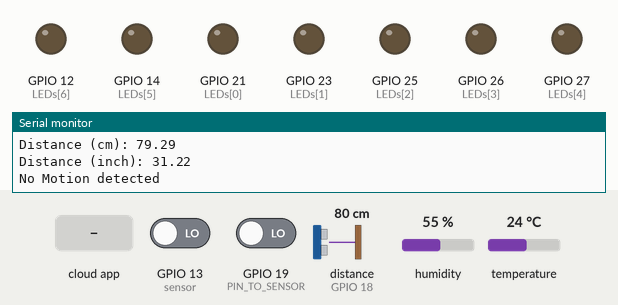
Recording of a sketch running on a simulated ESP32. Shown: output pins drawn as LEDs (lit = HIGH), the last lines printed to the serial monitor. Wiring (inferred from the names in the program): ultrasonic range finder: trigger GPIO 5; echo GPIO 18. Inputs (shaded band) come from the test bench; at power-on: GPIO 13 (sensor) LOW, GPIO 19 (PIN_TO_SENSOR) LOW, distance to the obstacle (sensor on GPIO 18) 80 cm, humidity 55 %, temperature 24 °C. The echo pulse lasts 58.3 µs per cm; WiFi joins after 1.5 s; servers stay silent unless stated; the Firebase database answers and starts empty; pins used as bus, display or sensor lines are not drawn.

Above: at 2.7 s.
2.8 s: the phone or cloud app sets numero to 1
At 6.5 s:
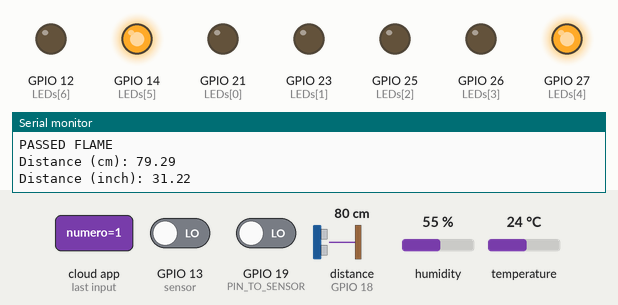
17.3 s: the phone or cloud app sets numero to 0
At 23.0 s:
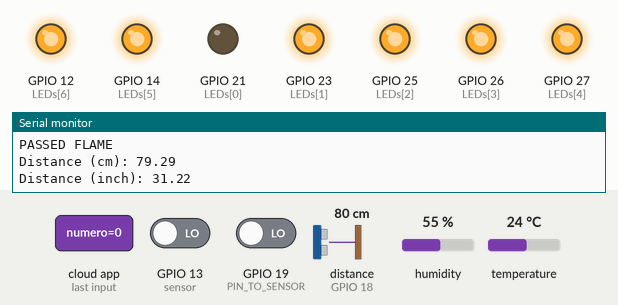
Timing chart, 0 to 24.5 s (numbered marks = the images above; inputs shaded):
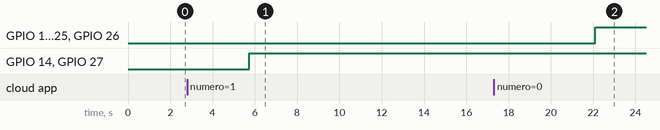

The sketch:

FinalCodeTecNetwork.ino
```cpp
//Reto: Implementacion de Internet de las Cosas
//Fernando Estrada Silva - A01736094
//Adrián Moras Acuña - A01552359
//Ángel Estrada Centeno - A01732584

#include <esp_wpa2.h>
#include <WiFi.h>
#include <Firebase_ESP_Client.h>
#include <addons/TokenHelper.h>
#include "Arduino.h"
#include "addons/RTDBHelper.h"
#include "DHT.h"

//definicion de sensor DHT11
#define DHTPIN 4
#define DHTTYPE DHT11   // DHT 11
DHT dht(DHTPIN, DHTTYPE);

//Variabes a utilizar
//------Sensor de Temperatura
float h;
float t;
float f;
float hif;
float hic;

//-------Sensor de Distancia (ultrasonico)
const int trigPin = 5; //pines a utilizar (5 y 18)
const int echoPin = 18;

//declarar velocidad del sonido en cm/uS
#define SOUND_SPEED 0.034
#define CM_TO_INCH 0.393701

long duration;
float distanceCm;
float distanceInch;

//-------Sensor de movimiento
const int PIN_TO_SENSOR = 19; // GIOP19 pin conectado al OUTPUT pin del sensor
int pinStateCurrent   = LOW;  // estado actual del pin
int pinStatePrevious  = LOW;  // estado previo del pin
bool cond; //variable que indica la alerta de movimiento

//-------Sensor de flama
const int sensor = 13; // Pin a utlizar para el sensor
int pinStateCurrent2  = LOW;
bool advise; //variable que indica si hay fuego o no

//-------Display de 7 segmentos
int LEDs[] = {21,23,25,26,27,14,12}; //arreglo para declarar los pines a usar del display
//------------g  f  e   d  c  b a    // representacion de cada pin en tal orden

//se declaran los arreglos que forman los dígitos
int zero[] = {0, 1, 1, 1, 1, 1, 1};   // cero
int one[] = {0, 0, 0, 0, 1, 1, 0};   // uno
int two[] = {1, 0, 1, 1, 0, 1, 1};   // dos
int three[] = {1, 0, 0, 1, 1, 1, 1};   // tres
int four[] = {1, 1, 0, 0, 1, 1, 0};   // cuatro
int five[] = {1, 1, 0, 1, 1, 0, 1};   // cinco
int six[] = {1, 1, 1, 1, 1, 0, 1};   // seis
int seven[] = {0, 0, 0, 0, 1, 1, 1};   // siete
int eight[] = {1, 1, 1, 1, 1, 1, 1}; // ocho
int nine[] = {1, 1, 0, 1, 1, 1, 1};   // nueve
int def[] = {1, 0, 0, 0, 0, 0, 0};   // nueve

String numero; //variable para leer en firebase
int num; // varaible para almacenar el numero que de desplegara en el display


//Verificacion de conexion a red inalambrica Wi-fi protegida
const char* ssid = "Tec";
#define EAP_IDENTITY "A01736094@tec.mx"
#define EAP_PASSWORD "Arkham:)213"

//Auntenticadores para firebase
#define USER_EMAIL "A01736094@tec.mx"
#define USER_PASSWORD "12345678"

// API Key del proyecto en Firebase
#define API_KEY "AIzaSyAYHUhONVse4aLsBPpbSN1URs8KxTNdNgQ"//AIzaSyAjjTHMIV0y394tayvijhU-aVVcKdkIZxU

// URL de la base de datos en firebase
#define DATABASE_URL "https://pryecto1-b58cc-default-rtdb.firebaseio.com/"

//Define Firebase Data object
FirebaseData fbdo;
FirebaseAuth auth;
FirebaseConfig config;

unsigned long sendDataPrevMillis = 0;
int intValue;
float floatValue;
bool signupOK = false; //validacion de sign up en firebase

//----------------------------------------- SETUP!
void setup() {

  //Conexion a wifi
  Serial.begin(115200); //Abertura un Puerto serie y especifica la velocidad de transmisión.
  dht.begin();
  delay(10);

  Serial.println();
  Serial.print("Connecting to "); //comienza la validacion para conectarse a la red de internet
  Serial.println(ssid); //ssid (nombramiento) de la red

  // WPA2 enterprise magic starts here
  WiFi.disconnect(true);
  WiFi.mode(WIFI_STA);   //init wifi mode

  //esp_wifi_set_mac(ESP_IF_WIFI_STA, &masterCustomMac[0]);
  Serial.print("MAC >> ");
  Serial.println(WiFi.macAddress());
  Serial.printf("Connecting to WiFi: %s ", ssid);

  //esp_wifi_sta_wpa2_ent_set_ca_cert((uint8_t *)incommon_ca, strlen(incommon_ca) + 1);
  esp_wifi_sta_wpa2_ent_set_identity((uint8_t *)EAP_IDENTITY, strlen(EAP_IDENTITY));
  esp_wifi_sta_wpa2_ent_set_username((uint8_t *)EAP_IDENTITY, strlen(EAP_IDENTITY));
  esp_wifi_sta_wpa2_ent_set_password((uint8_t *)EAP_PASSWORD, strlen(EAP_PASSWORD));

  //esp_wpa2_config_t configW = WPA2_CONFIG_INIT_DEFAULT();
  //esp_wifi_sta_wpa2_ent_enable(&configW);
  esp_wifi_sta_wpa2_ent_enable();
  // WPA2 enterprise magic ends here
  WiFi.begin(ssid);

  while (WiFi.status() != WL_CONNECTED) {
      delay(500);
      Serial.print(".");
  }
  Serial.println("");
  Serial.println("WiFi connected");
  Serial.println("IP address: ");
  Serial.println(WiFi.localIP());
///* Assign the api key (required) */
  config.api_key = API_KEY;
  /* Assign the RTDB URL (required) */
  config.database_url = DATABASE_URL;
  /* Sign up */
  if (Firebase.signUp(&config, &auth, "", "")){
    Serial.println("ok!");
    signupOK = true;
  }
  else{
    Serial.printf("%s\n", config.signer.signupError.message.c_str());
  }
  /* Assign the callback function for the long running token generation task */
  config.token_status_callback = tokenStatusCallback; //see addons/TokenHelper.h

  Firebase.begin(&config, &auth);
  Firebase.reconnectWiFi(true);

  //pinMode(sensor,INPUT);


  //se inicializan los pines como salida
  for (int i = 0; i<7; i++) pinMode(LEDs[i], OUTPUT);
}

  int value = 0;

  //funcion de sensor de temperatura
  void temperatura(){
    // Sensor readings may also be up to 2 seconds 'old' (its a very slow sensor)
    h = dht.readHumidity(); // leer temperatura en Celsius (the default)
    t = dht.readTemperature(); // Read temperature as Fahrenheit (isFahrenheit = true)
    f = dht.readTemperature(true);

    // Compute heat index in Fahrenheit (the default)
    hif = dht.computeHeatIndex(f, h);
    // Compute heat index in Celsius (isFahreheit = false)
    hic = dht.computeHeatIndex(t, h, false);
  }

  //funcion de sensor de distancia(ultrasonico)
  void distancia(){
    pinMode(trigPin, OUTPUT); // se establece el trigPin como Output
    pinMode(echoPin, INPUT); // se establece el echoPin como Input}

    // Clears the trigPin
    digitalWrite(trigPin, LOW);
    delayMicroseconds(2);

    // Sets the trigPin on HIGH state for 10 micro seconds
    digitalWrite(trigPin, HIGH);
    delayMicroseconds(10);
    digitalWrite(trigPin, LOW);

    // leyendo el echoPin, regresa el tiempo de camino de la onda de sonido
    duration = pulseIn(echoPin, HIGH);

    // calcula la disctancia con la duracion y la velocidad del sonido
    distanceCm = duration * SOUND_SPEED/2;

    // Conversion a pulgadas
    distanceInch = distanceCm * CM_TO_INCH;

    //Se imprime el valor de la distancia en el serial monitor
    Serial.print("Distance (cm): ");
    Serial.println(distanceCm);
    Serial.print("Distance (inch): ");
    Serial.println(distanceInch);
    delay(1000);
  }

//Funcion de sensor de movimiento
  void movimiento(){
    pinMode(PIN_TO_SENSOR, INPUT); // se establece un pin a input para leer el valor de output de un pin del sensor
    //pinStatePrevious = pinStateCurrent;             // store old state
    pinStateCurrent = digitalRead(PIN_TO_SENSOR);   // se lee el estado actual

    if(pinStateCurrent == HIGH) {   //si el estado actual del pin es HIGH
        cond = true; //variable booleana que valida el estado del pin
        Serial.print("Motion!"); //se imprime movimiento detectado
        delay(1000);
    }
    else if(pinStateCurrent == LOW){ //caso contrario
        // pin state change: HIGH -> LOW
        cond = false;
        Serial.print("No Motion detected");
        delay(1000);
    }
  }

//Funcion de sensor de flama
  void flama(){
    pinMode(sensor,INPUT); //declarar pin de entrada
    pinStateCurrent2 = digitalRead(sensor);   //lectura de estado actual

    if (pinStateCurrent2 == HIGH) { //si el estado actual del pin es HIGH
     //advise = Serial.print("FIRE DETECTED!\n");
      advise = true; //variable booleana para validad la activacion del sensor
      Serial.print("\nFire!\n"); //se imprime fuego detectado
      delay(1000);
   }
    else if (pinStateCurrent2 == LOW){ //caso contrario
      //advise = Serial.println("FIRE NOT DETECTED");
      advise = false;
      Serial.print("\nNo Fire detected\n");
      delay(1000);
    }
  }


  //función que despliega del 0 al 9
  void segment_display(unsigned char valor){
    switch(valor) //indicar HIGH O LOW para cada pin a encender dependiendo del numero leido.
    {
        case 0:
                    for (int i = 0; i<7; i++) digitalWrite(LEDs[i], zero[i]);
                    break;
        case 1:
                    for (int i = 0; i<7; i++) digitalWrite(LEDs[i], one[i]);
                    break;
        case 2:
                    for (int i = 0; i<7; i++) digitalWrite(LEDs[i], two[i]);
                    break;
        case 3:
                    for (int i = 0; i<7; i++) digitalWrite(LEDs[i], three[i]);
                    break;
        case 4:
                    for (int i = 0; i<7; i++) digitalWrite(LEDs[i], four[i]);
                    break;
        case 5:
                    for (int i = 0; i<7; i++) digitalWrite(LEDs[i], five[i]);
                    break;
        case 6:
                    for (int i = 0; i<7; i++) digitalWrite(LEDs[i], six[i]);
                    break;
        case 7:
                    for (int i = 0; i<7; i++) digitalWrite(LEDs[i], seven[i]);
                    break;
        case 8:
                    for (int i = 0; i<7; i++) digitalWrite(LEDs[i], eight[i]);
                    break;
        case 9:
                    for (int i = 0; i<7; i++) digitalWrite(LEDs[i], nine[i]);
                    break;
        default:
                    for (int i = 0; i<7; i++) digitalWrite(LEDs[i], def[i]);
                    break;
    }
}

//----------------------------------------- LOOP!

void loop() {

  temperatura(); //llamado de funciones de los sensores
  distancia();
  movimiento();
  flama();

  if (Firebase.ready() && signupOK && (millis() - sendDataPrevMillis > 15000 || sendDataPrevMillis == 0)) {
  sendDataPrevMillis = millis(); //en caso de que el sign in sea exitoso y la conexion a internet, se mandan los datos a firebase

  //--------------------------------temperatura
  if (Firebase.RTDB.setFloat(&fbdo, "Informacion/Temperatura C", hic)){ //hic se manda a firebase
    Serial.println("\n\nPASSED TEMP C: ");
  }
  else {
    Serial.println("FAILED TEMP C"); //si no es posible, se imprime el error de por que
    Serial.println("REASON: " + fbdo.errorReason());
  }
  if (Firebase.RTDB.setFloat(&fbdo, "Informacion/Temperatura F", hif)){ //hif se manda a firebase
    Serial.println("PASSED TEMP F");
  }
  else {
    Serial.println("FAILED TEMP F");
    Serial.println("REASON: " + fbdo.errorReason());
  }
  if (Firebase.RTDB.setFloat(&fbdo, "Informacion/Humedad", h)){ //h se manda a firebase
    Serial.println("PASSED HUM");
  }
  else {
    Serial.println("FAILED TEMP HUM");
    Serial.println("REASON: " + fbdo.errorReason());
  }

//-------------------------Distancia
  if (Firebase.RTDB.setFloat(&fbdo, "Informacion/Distancia en cm", distanceCm)){ //distanceCM se manda a firebase
    Serial.println("PASSED DISTANCE CM");
  }
  else {
    Serial.println("FAILED");
    Serial.println("REASON: " + fbdo.errorReason());
  }

  if (Firebase.RTDB.setFloat(&fbdo, "Informacion/Distancia en inch", distanceInch)){ //distanceInch se manda a firebase
    Serial.println("PASSED DISTANCE INCH");

  }
  else {
    Serial.println("FAILED");
    Serial.println("REASON: " + fbdo.errorReason());
  }

//------------------Movimiento
  if (Firebase.RTDB.setBool(&fbdo, "Informacion/Movimiento", cond)){ //cond se manda a firebase
    Serial.println("PASSED MOTION");
   }
  else {
    Serial.println("FAILED MOTION");
    Serial.println("REASON: " + fbdo.errorReason());
  }

//------------------sensor de flama

  if (Firebase.RTDB.setBool(&fbdo, "Informacion/Flama", advise)){ //advise se manda a firebase
    Serial.println("PASSED FLAME\n");
   }
  else {
    Serial.println("FAILED FLAME");
    Serial.println("REASON: " + fbdo.errorReason());
   }

  if (Firebase.RTDB.getString(&fbdo, "/test/numero")){ //se lee un numero de la base de datos con getString
    numero = fbdo.stringData(); //se lee de la varaible numerol, la cual se manda con la aplicacion en forma de string
    num = numero.toInt(); //se convierte el valor a entero
  }
  segment_display(num);//se manda a llamar a la funcion de display con el nuemero leido
  }
}
```

Measured:
- after the input at 2.8 s, GPIO 12 (LEDs[6]), GPIO 23 (LEDs[1]), GPIO 25 (LEDs[2]), GPIO 26 (LEDs[3]): stays LOW (without the input it goes to HIGH after 2.9 s)
- after the input at 17.3 s, GPIO 12 (LEDs[6]), GPIO 23 (LEDs[1]), GPIO 25 (LEDs[2]), GPIO 26 (LEDs[3]): LOW → HIGH after 4.8 s
